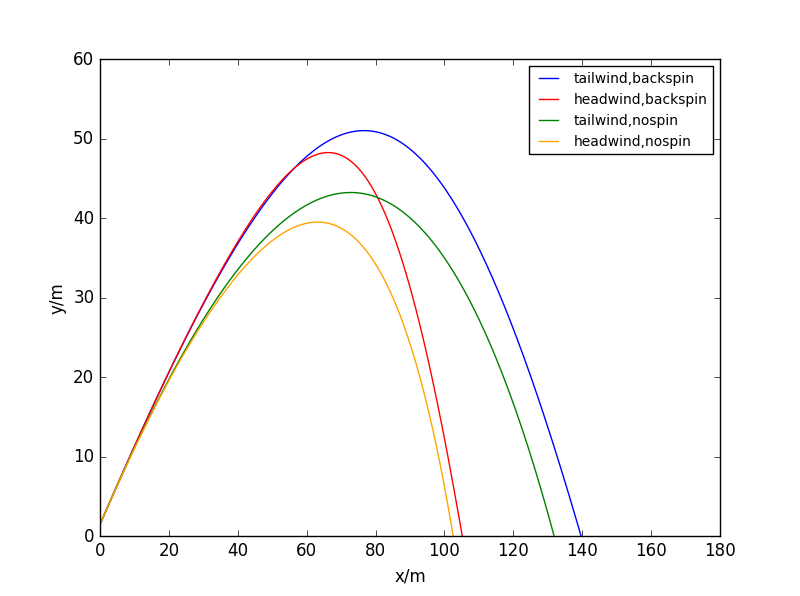

The script that drew this image:
import math
import matplotlib.pyplot as plt

g=9.8
dt=0.01

def B2m(v):
    'Calculate air resistance factor'
    B2m=0.0039+0.0058/(1+math.exp((v-35)/5))
    return B2m
        
class ball:
    def __init__(self,v,theta):
        self.x=0.0
        self.y=1.5
        self.vx=v*math.cos(math.pi*theta/180)
        self.vy=v*math.sin(math.pi*theta/180)
        self.w=2000*2*math.pi/60
        
    def fly(self):
        self.x=self.x+self.vx*dt
        self.y=self.y+self.vy*dt
        self.vx=self.vx+(-B2m(abs(self.vx-vwind))*(self.vx-vwind)*math.sqrt((self.vx-vwind)*(self.vx-vwind)+self.vy+self.vy)-S0m*self.vy*self.w)*dt
        self.vy=self.vy+(-B2m(abs(self.vy))*self.vy*math.sqrt((self.vx-vwind)*(self.vx-vwind)+self.vy+self.vy)+S0m*(self.vx-vwind)*self.w-g)*dt

S0m=4.1e-4 #backspin
vwind=4.4704 #10mph,tailwind
a=ball(50,45)
x1=[]
y1=[]
x1.append(a.x)
y1.append(a.y)
while a.y>0:
    a.fly()
    x1.append(a.x)
    y1.append(a.y)
x1[-1]=(x1[-2]-y1[-2]*x1[-1]/y1[-1])/(1-y1[-2]/y1[-1])
y1[-1]=0   

vwind=-4.4704 #10mph,headwind
b=ball(50,45)
x2=[]
y2=[]
x2.append(b.x)
y2.append(b.y)
while b.y>0:
    b.fly()
    x2.append(b.x)
    y2.append(b.y)
x2[-1]=(x2[-2]-y2[-2]*x2[-1]/y2[-1])/(1-y2[-2]/y2[-1])
y2[-1]=0

S0m=0.0 #nospin
vwind=4.4704 #10mph,tailwind
a=ball(50,45)
x3=[]
y3=[]
x3.append(a.x)
y3.append(a.y)
while a.y>0:
    a.fly()
    x3.append(a.x)
    y3.append(a.y)
x3[-1]=(x3[-2]-y3[-2]*x3[-1]/y3[-1])/(1-y3[-2]/y3[-1])
y3[-1]=0   

vwind=-4.4704 #10mph,headwind
b=ball(50,45)
x4=[]
y4=[]
x4.append(b.x)
y4.append(b.y)
while b.y>0:
    b.fly()
    x4.append(b.x)
    y4.append(b.y)
x4[-1]=(x4[-2]-y4[-2]*x4[-1]/y4[-1])/(1-y4[-2]/y4[-1])
y4[-1]=0

plt.plot(x1,y1,color='blue',label='tailwind,backspin')
plt.plot(x2,y2,color='red',label='headwind,backspin')
plt.plot(x3,y3,color='green',label='tailwind,nospin')
plt.plot(x4,y4,color='orange',label='headwind,nospin')
plt.xlabel('x/m')
plt.ylabel('y/m')
plt.xlim(0,180)
plt.legend(loc="upper right", frameon=True,prop={'size':10})
plt.show()
print 'distance with tailwind and backspin=',x1[-1]
print 'distance with headwind and backspin=',x2[-1]
print 'distance with tailwind and nospin=',x3[-1]
print 'distance with headwind and nospin=',x4[-1]
